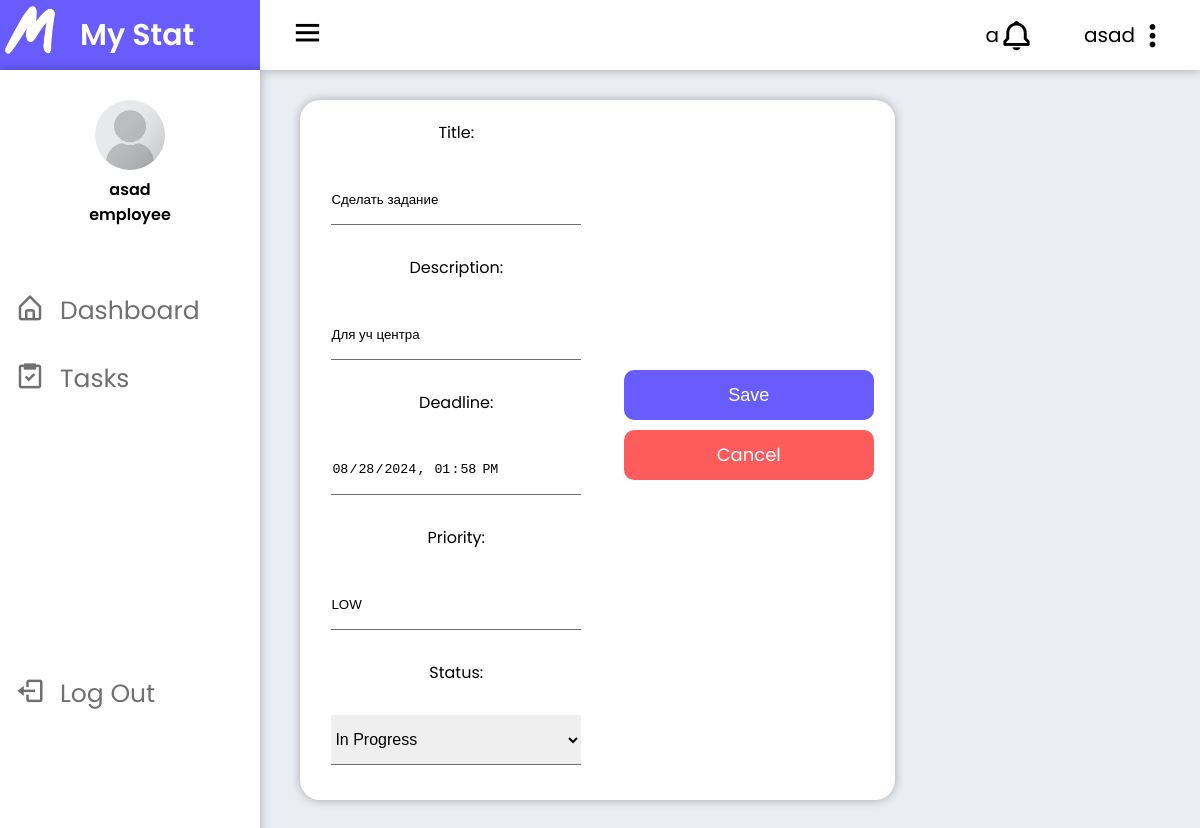
The page /edit_tasks/employee/43/ (signed in) on the database its author committed.
### KPIapp/models.py (models this page shows, shortened)
class User(AbstractUser):
    role = models.ForeignKey(on_delete=models.CASCADE, related_name='role', to=Role, null=True)
    image = models.ImageField(upload_to='images/', null=True, blank=True, default='images/default_avatar.jpg')
    phone = models.CharField(max_length=100, null=True, blank=True)
    email = models.EmailField(max_length=100, null=True, blank=True)
    about = models.TextField(null=True, blank=True)
    choices = [
        ("MALE", "Male"),
        ("FEMALE", "Female"),
        ("OTHER", "Other"),
    ]
    gender = models.CharField(choices=choices, default="MALE", max_length=100)
    def get_notification(self):
        notifications = Notifications.objects.filter(user=self)
        return notifications

class Role (models.Model):
    name = models.CharField(max_length=100)

class Tasks(models.Model):
    title = models.CharField(max_length=100)
    description = models.TextField()
    created_at = models.DateTimeField(auto_now_add=True)
    deadline = models.DateTimeField()
    choices_employee = [
        ("IN_PROGRESS", "In Progress"),
        ("DONE", "Done"),
        ("CANCELED", "Canceled")
    ]
    choices = [
        ("NEW", "New"),
        ("IN_PROGRESS", "In Progress"),
        ("DONE", "Done"),
        ("CANCELED", "Canceled"),
        ("EXPIRED", "Expired"),
    ]
    status = models.CharField(choices=choices, default="NEW", max_length=100)
    choices_mark = [
        ("0", "0"),
        ("1", "1"),
        ("2", "2"),
        ("3", "3"),
        ("4", "4"),
        ("5", "5"),
        ("6", "6"),
        ("7", "7"),
        ("8", "8"),
        ("9", "9"),
        ("10", "10"),
        ("11", "11"),
        ("12", "12"),
    ]
    mark = models.CharField(choices=choices_mark, default="0", max_length=100)
    choices_priority = [
        ("LOW", "Low"),
        ("MEDIUM", "Medium"),
        ("HIGH", "High"),
        ("CRITICAL", "Critical"),
    ]
    priority = models.CharField(choices=choices_priority, default="LOW", max_length=100)
    ended_at = models.DateTimeField(null=True, blank=True)
    department = models.ForeignKey(
        on_delete=models.CASCADE,
        related_name='department',
        to=Departments,
        default='Departments')
    boss = models.ForeignKey(on_delete=models.CASCADE, related_name='boss', to=User, default="Appointed")
    user = models.ForeignKey(on_delete=models.CASCADE, related_name='user', to=User)

### KPIapp/views.py (the view)
# urls.py: path('edit_tasks/employee/<int:task_id>/', views.edit_tasks_employee, name='edit_tasks_employee'),
def edit_tasks_employee(request, task_id):
    task = Tasks.objects.get(id=task_id)
    notifications = Notifications.objects.filter(task_id=task_id)
    if notifications:
        notifications.status = True
    if request.method == 'POST':
        form = EditTaskForm(request.POST, instance=task)
        if form.is_valid():
            form.save()
            return redirect('view_tasks')
    form = EditTaskForm(instance=task)
    context = {
        'form': form
    }
    return render(request, 'KPIapp/Employee/edit-task-employee.html', context)

### KPIapp/forms.py
class EditTaskForm(forms.ModelForm):
    status = forms.ChoiceField(choices=Tasks.choices_employee)
    class Meta:
        model = Tasks
        fields = ('title', 'description', 'deadline', 'priority', 'status')
        widgets = {
            "title": forms.TextInput(attrs={'placeholder': "Title", 'readonly': True}),
            "description": forms.TextInput(attrs={'placeholder': "Description", 'readonly': True}),
            "deadline": forms.TextInput(attrs={'placeholder': "YYYY-MM-DD HH:MM:SS", 'type': 'datetime-local', 'readonly': True}),
            "priority": forms.TextInput(attrs={'placeholder': "Priority", 'readonly': True}),
        }

### KPIapp/templates/KPIapp/Employee/edit-task-employee.html (shortened to what this page needs)
{% extends 'UserApp/layouts/base-template.html' %}
{% block content %}
    {% include 'KPIapp/includes/headers.html' %}
    <div id="tasks-list">
            <form class="add-tasks-form" id="userForm" action="" method="post">
                {{ form }}
                <button style="margin-top: 250px" class="add-task-button" type="submit">Save</button>
                <a href="javascript:history.back()" class="add-task-button" style="background-color: #FE5C5CFF">Cancel</a>
            </form>
        </div>
{% endblock %}

### KPIapp/templates/KPIapp/includes/headers.html (shortened to what this page needs)
{% load static %}
<header>
    <div class="header-block">
        <div class="image-text">
            <div class="image">
                <img src="{% static 'img/logo.png' %}" alt="">
            </div>
            <div class="text header-text">
                <span>My Stat</span>
            </div>
        </div>
        <div class="header-list-employee">
            <div>
                <i class='bx bx-menu icon-header'></i>
            </div>
            <div class="header-setting">
                <div class="notification">a<i class='bx bx-bell icon-header'></i></div>
                <div onclick="window.location.href='{% url 'user_profile' user_id=request.user.id %}'">
                    <p>{{ request.user.username }}</p>
                    <i class='bx bx-dots-vertical-rounded icon-header'></i>
                </div>
            </div>
        </div>
    </div>
    <nav class="sidebar">
        <div class="user-box">
            <div class="user-info">
                {% if user.image %}
                    <img class="avatar" src="{{ request.user.image.url }}" alt="">
                {% else %}
                    <img class="avatar" src="{% static 'img/default_avatar.jpg' %}" alt="">
                {% endif %}
                <p>{{ request.user.username }}</p>
                <p>{{ request.user.role.name }}</p>
            </div>
        </div>
        <div class="menu-bar">
            <div class="menu-bar-block">
                <div class="menu-block">
                    <a href="{% url 'supervisor' %}" class="menu-block-text">
                        <i class='bx bx-home-alt icon-block'></i>
                        <span>Dashboard</span>
                    </a>
                </div>
                <div class="menu-block">
                    <a href="{% url 'view_tasks' %}" class="menu-block-text">
                        <i class='bx bx-task icon-block'></i>
                        <span>Tasks</span>
                    </a>
                </div>
                <div class="menu-block">
                    <a href="{% url 'logOut' %}" class="menu-block-text log-out">
                        <i class='bx bx-log-out icon-block'></i>
                        <span>Log Out</span>
                    </a>
                </div>
            </div>
        </div>
    </nav>
</header>

### UserApp/static/styles.css (style rules this page uses)
* { margin: 0; padding: 0; box-sizing: border-box; }
body { font-family: 'Poppins', sans-serif; background: var(--body-color); }
a { text-decoration: none; }
:root { --body-color: #eaeef3; --sidebar-color: #fff; --primary-color: #695CFE; --primary-color-light: #f6f5ff; --toggle-color: #f5f5f5; --text-color: #707070; --box-shadow-template: 0 0 10px rgba(0, 0, 0, 0.3); }
#tasks-list { width: 70%; background-color: var(--sidebar-color); box-shadow: var(--box-shadow-template); border-radius: 20px; }
.add-tasks-form { display: flex; flex-wrap: wrap; flex-direction: column; align-items: center; height: 700px; overflow: hidden; overflow-y: scroll; padding: 20px; gap: 30px; }
.add-task-button { width: 45%; height: 50px; margin: -10px; border: none; border-radius: 10px; text-align: center; line-height: 50px; background-color: var(--primary-color); color: white; font-size: 18px; cursor: pointer; }
.add-tasks-form input, textarea, select { width: 45%; height: 50px; resize: none; border: none; border-bottom: 1px solid var(--text-color); }
.add-tasks-form select { width: 45%; margin: 0; }
.add-employee-form input, select { width: 48%; margin: 3% 1%; border: none; border-bottom: 1px solid var(--text-color); outline: none; text-transform: capitalize; font-size: 16px; }
.sidebar { position: fixed; top: 70px; left: 0; height: 100%; width: 260px; background: var(--sidebar-color); transition: all 0.3s ease; transform: translateX(0); overflow: hidden; box-shadow: var(--box-shadow-template); }
.menu-block-text { font-size: 25px; text-decoration: none; color: var(--text-color); display: flex; align-items: center; padding: 15px; }
.icon-block { font-size: 30px; margin-right: 15px; margin-top: -7px; }
.user-box { width: 100%; display: flex; align-items: center; justify-content: center; margin-bottom: 50px; margin-top: 30px; }
.user-info { text-align: center; font-weight: 600; }
.avatar { width: 70px; height: 70px; border-radius: 50%; }
.header-block { display: flex; position: fixed; top: 0; left: 0; width: 100%; box-shadow: var(--box-shadow-template); }
.header-list-employee { background-color: var(--sidebar-color); height: 70px; width: 100%; display: flex; justify-content: space-between; align-items: center; flex-direction: row; padding: 0 30px; }
.header-setting { display: flex; align-items: center; }
.header-setting div { margin-left: 50px; display: flex; align-items: center; font-size: 20px; }
.icon-header { font-size: 35px; cursor: pointer; }
.image-text { transition: all 0.3s ease; overflow: hidden; display: flex; align-items: center; min-width: 260px; height: 70px; background-color: var(--primary-color); color: var(--sidebar-color); }
.log-out { margin-top: 95%; }
.image { width: 60px; height: 60px; }
.image img { width: 70px; height: 70px; margin-top: -10px; margin-left: -5px; border-radius: 50%; }
.text { font-size: 30px; font-weight: 600; margin-left: 20px; }

### rows shown on the page
User: user.username "asad", user.image (placeholder picture), user.role.name "employee"
Tasks: title "Сделать задание", description "Для уч центра", deadline "08/28/2024 13:58", priority "LOW", status "In Progress"
